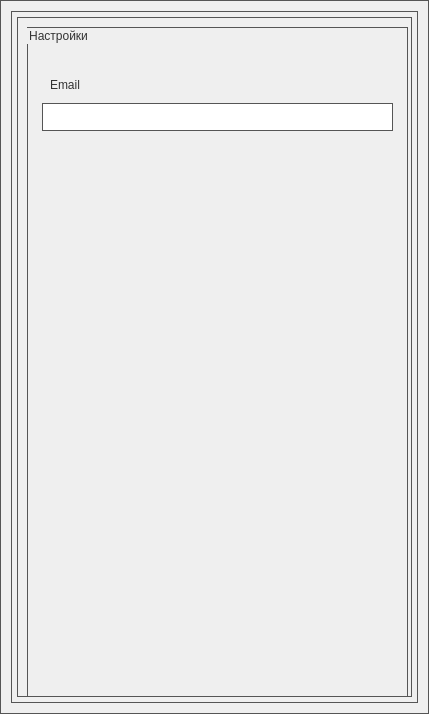
<?xml version="1.0" encoding="UTF-8"?>
<ui version="4.0">
 <class>SettingsForm</class>
 <widget class="QWidget" name="SettingsForm">
  <property name="geometry">
   <rect>
    <x>0</x>
    <y>0</y>
    <width>429</width>
    <height>714</height>
   </rect>
  </property>
  <property name="windowTitle">
   <string>Form</string>
  </property>
  <property name="styleSheet">
   <string notr="true">QWidget {
color: #333;
border: 1px solid #555;
font: 30pt &quot;Arial&quot;;
border-radius: 0px;
padding: 5px;
background: qradialgradient(cx: 0.3, cy: -0.4,
fx: 0.3, fy: -0.4,
radius: 1.35, stop: 0 #fff, stop: 1 #e8e8e8);
min-width: 80px;
}</string>
  </property>
  <layout class="QVBoxLayout" name="verticalLayout">
   <item>
    <widget class="QScrollArea" name="scrollArea">
     <property name="widgetResizable">
      <bool>true</bool>
     </property>
     <widget class="QWidget" name="scrollAreaWidgetContents">
      <property name="geometry">
       <rect>
        <x>0</x>
        <y>0</y>
        <width>399</width>
        <height>684</height>
       </rect>
      </property>
      <widget class="QGroupBox" name="groupBox">
       <property name="geometry">
        <rect>
         <x>10</x>
         <y>10</y>
         <width>381</width>
         <height>781</height>
        </rect>
       </property>
       <property name="title">
        <string>Настройки</string>
       </property>
       <layout class="QVBoxLayout" name="verticalLayout_2">
        <property name="topMargin">
         <number>40</number>
        </property>
        <item>
         <widget class="QLabel" name="emailLabel">
          <property name="styleSheet">
           <string notr="true"> QLabel {
color: #333;
border: 0px solid #555;
font: 30pt &quot;Arial&quot;;
border-radius: 0px;
padding: 5px;
background: qradialgradient(cx: 0.3, cy: -0.4,
fx: 0.3, fy: -0.4,
radius: 1.35, stop: 0 #fff, stop: 1 #e8e8e8);
min-width: 80px;
}</string>
          </property>
          <property name="text">
           <string>Email</string>
          </property>
         </widget>
        </item>
        <item>
         <widget class="QLineEdit" name="emailEdit"/>
        </item>
        <item>
         <spacer name="verticalSpacer">
          <property name="orientation">
           <enum>Qt::Vertical</enum>
          </property>
          <property name="sizeHint" stdset="0">
           <size>
            <width>20</width>
            <height>40</height>
           </size>
          </property>
         </spacer>
        </item>
       </layout>
      </widget>
     </widget>
    </widget>
   </item>
  </layout>
 </widget>
 <resources/>
 <connections/>
</ui>
